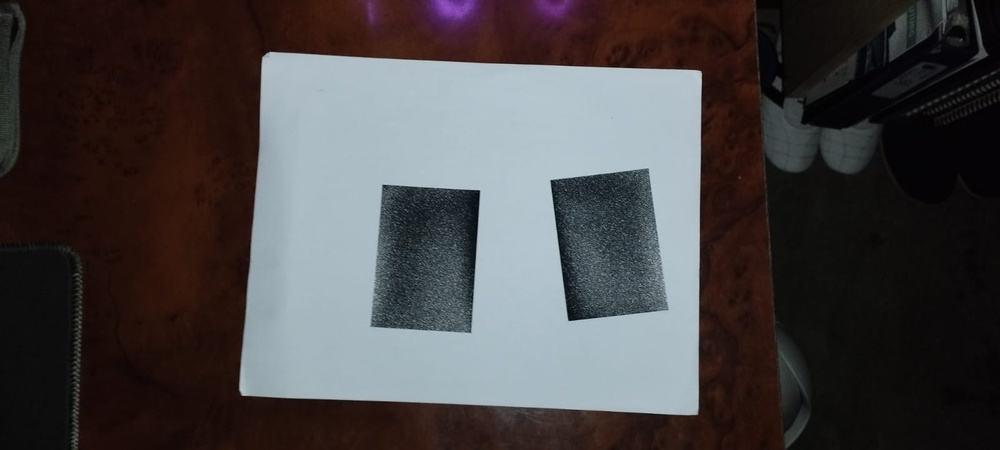
#> input picture 1.jpg, 1000 x 450 px, shrunk from 1600 x 720 before the run
$ python -i utils.py   (imports and definitions only)
#> lines starting #> are read from the running program, lines starting #| are printed output that depends on the picture; after the words box and inside, x2 and y2 are one past the last pixel; in counts of white or black regions, pixels touching at a corner belong together
#> further down, picture is the input picture: shape (450, 1000, 3); mean B, G, R 69.6, 68.5, 71.6
import cv2
import numpy as np

def getContours(img,cannyThreshold=[100,100],showCanny=False, minArea = 1000, filter = 0, draw =False):
#> called with showCanny = False, minArea = 1000, filter = 0, draw = False
    imgGrayScale = cv2.cvtColor(img,cv2.COLOR_BGR2GRAY)
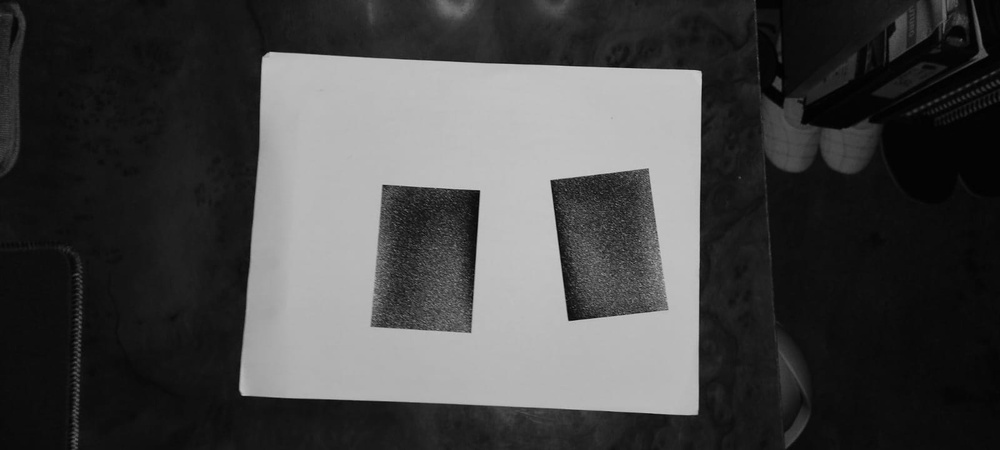
#> imgGrayScale: shape (450, 1000); min 0, max 209, mean 69.6
    imgBlurr = cv2.GaussianBlur(imgGrayScale,(5,5),1)
    imgCanny = cv2.Canny(imgBlurr,cannyThreshold[0],cannyThreshold[1])
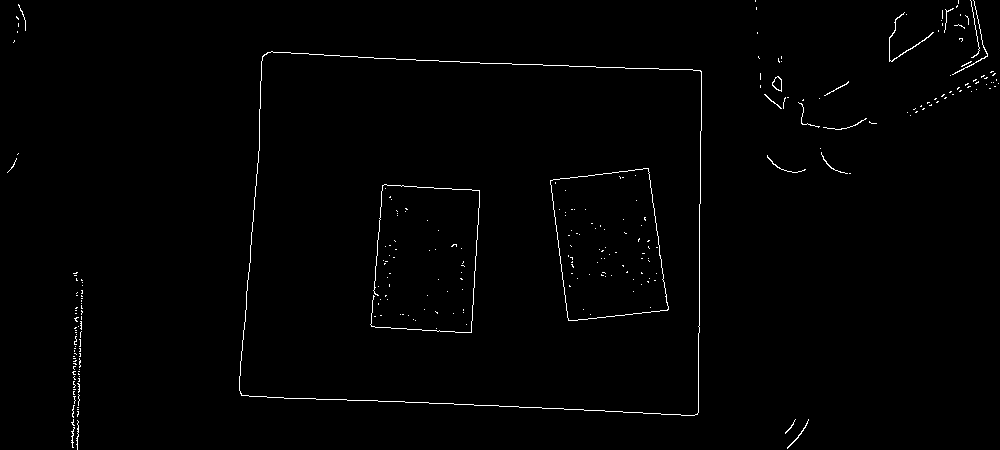
#> imgCanny: shape (450, 1000); 0.93% white in thin lines or dots
    kernel =np.ones((5,5))
    imgDialation =cv2.dilate(imgCanny,kernel,iterations=3)
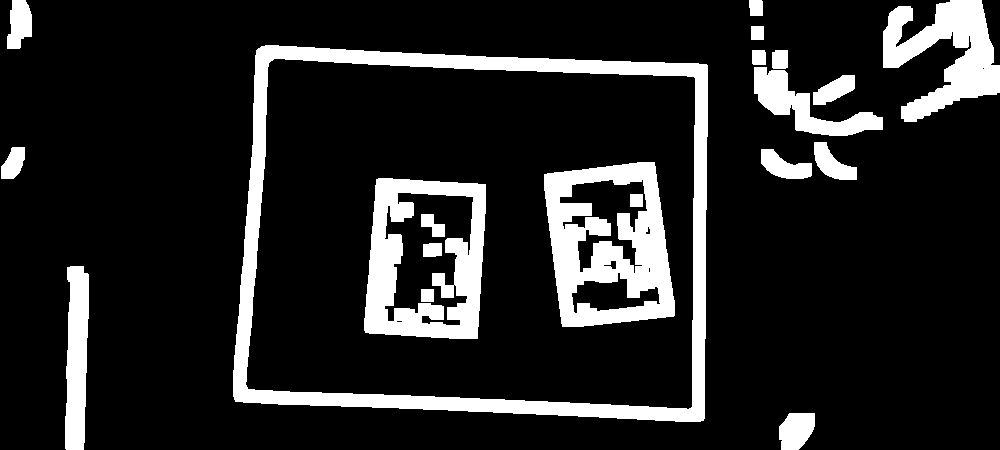
#> imgDialation: shape (450, 1000); 14.6% white; 20 white regions, largest, box (x1, y1, x2, y2) and area: (233, 45, 708, 422) 21404, (544, 162, 675, 327) 12598, (364, 178, 486, 339) 10647
    imgThreshold= cv2.erode(imgDialation,kernel,iterations=2)
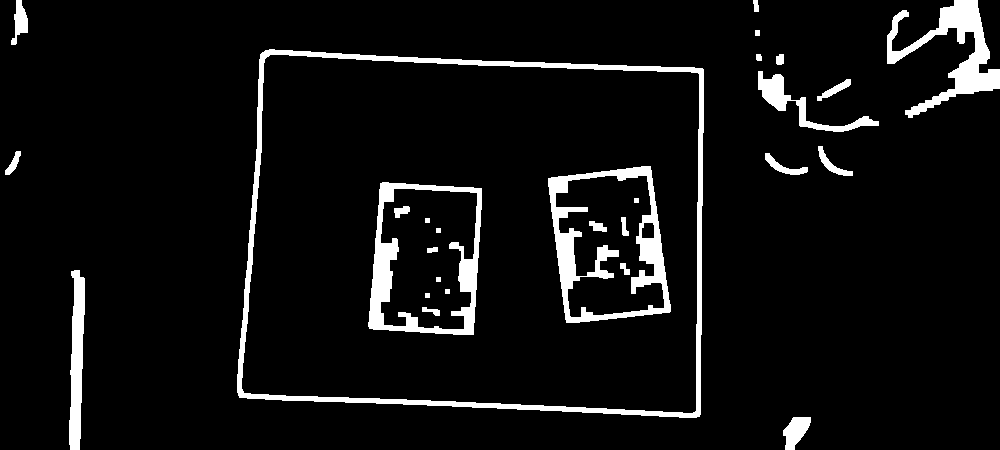
#> imgThreshold: shape (450, 1000); 6.4% white; 28 white regions
    if showCanny:
        cv2.imshow('canny',imgThreshold)

    contours,hiearchy = cv2.findContours(imgThreshold,cv2.RETR_EXTERNAL,cv2.CHAIN_APPROX_SIMPLE)
#> contours = 14 contours; largest, box (x1, y1, x2, y2) and area: (237, 49, 704, 418) 157132, (887, 0, 1000, 118) 3784, (69, 270, 85, 450) 1830, (758, 71, 879, 132) 1309, (783, 417, 811, 450) 533; hiearchy = 14 rows, first 6: [1, -1, -1, -1], [2, 0, -1, -1], [3, 1, -1, -1], [4, 2, -1, -1], [5, 3, -1, -1], [6, 4, -1, -1]
    finalContours = []

    for i in contours:
        area = cv2.contourArea(i)
        if area > minArea:
            perimiter =cv2.arcLength(i,True)
            approx = cv2.approxPolyDP(i,0.02*perimiter,True)
            boundingBox = cv2.boundingRect(approx)

            if filter > 0:
                if len(approx) == filter:
                    finalContours.append([len(approx),area,approx,boundingBox,i])
            else:
                finalContours.append([len(approx),area,approx,boundingBox,i])
#> this loop made 14 passes
#> (area, perimiter, approx, boundingBox) on passes 2, 10: (1830, 385.5, [[74, 270], [69, 444], [79, 449], [84, 278]], (69, 270, 16, 180)), (157131.5, 1624.1, [[260, 54], [239, 397], [699, 416], [702, 68]], (239, 54, 464, 363))
#> (area, perimiter, boundingBox) on passes 7, 12: (1309, 379.7, (758, 71, 121, 56)), (3783.5, 764.4, (887, 0, 113, 118))
#> after the loop, finalContours = 4 items

    finalContours = sorted(finalContours,key=lambda x:x[1], reverse=True)
    if draw:
        for con in finalContours:
            cv2.drawContours(img,con[4],-1,(0,0,255),3)

    return img, finalContours

def reorder (myPoints):
    print(myPoints.shape)
    myNewPoints=np.zeros_like(myPoints)
    myPoints=myPoints.reshape((4,2))
    add= myPoints.sum(1)
    myNewPoints[0] = myPoints[np.argmin(add)]
    myNewPoints[3] = myPoints[np.argmax(add)]
    diff = np.diff(myPoints, axis = 1)
    myNewPoints[1] =myPoints[np.argmin(diff)]
    myNewPoints[2] =myPoints[np.argmax(diff)]
    return myNewPoints

def warpImage (img,points,width,heigth,pad = 20):
    #print(points)
    points = reorder(points)
    point1 =np.float32(points)
    point2 = np.float32([[0,0],[width,0],[0,heigth],[width,heigth]])
    matrix =cv2.getPerspectiveTransform(point1,point2)
    imageWrapped = cv2.warpPerspective(img,matrix,[width,heigth])

    imageWrapped = imageWrapped[pad:imageWrapped.shape[0]-pad, pad:imageWrapped.shape[1]-pad]

    return imageWrapped

def findDis (point1, point2):
    return ((point2[0]-point1[0])**2 + (point2[1]-point1[1])**2)**0.5

>>> import cv2
>>> picture = cv2.imread('1.jpg')
>>> result = getContours(picture)

$ run again, on 2.jpg
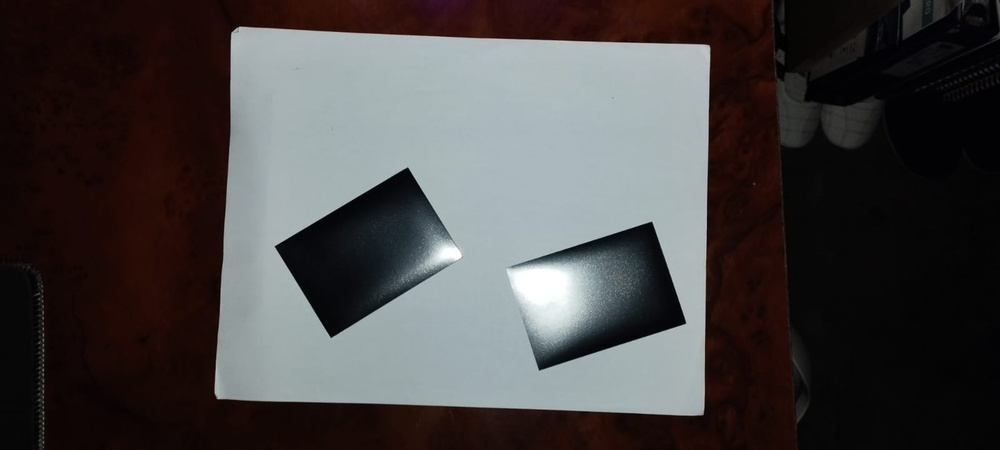
#> input picture 2.jpg, 1000 x 450 px, shrunk from 1600 x 720 before the run
#> picture is the input picture: shape (450, 1000, 3); mean B, G, R 68.4, 68.3, 70.9
#> in getContours, `imgCanny = cv2.Canny(imgBlurr,cannyThreshold[0],cannyThreshold[1])`:
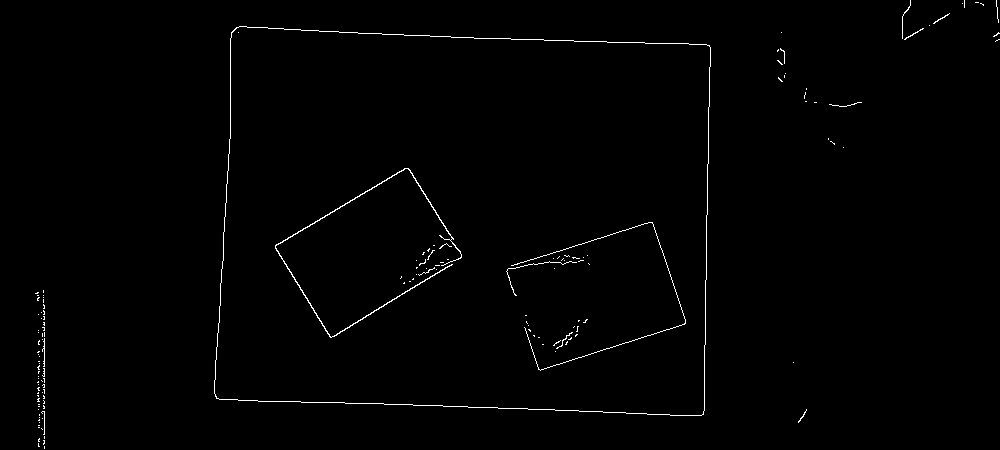
#> imgCanny: shape (450, 1000); 0.84% white in thin lines or dots
#> imgDialation: shape (450, 1000); 11.7% white; 11 white regions, largest, box (x1, y1, x2, y2) and area: (208, 20, 717, 422) 22962, (500, 216, 692, 377) 10387, (269, 162, 468, 344) 10298
#> in getContours, `imgThreshold= cv2.erode(imgDialation,kernel,iterations=2)`:
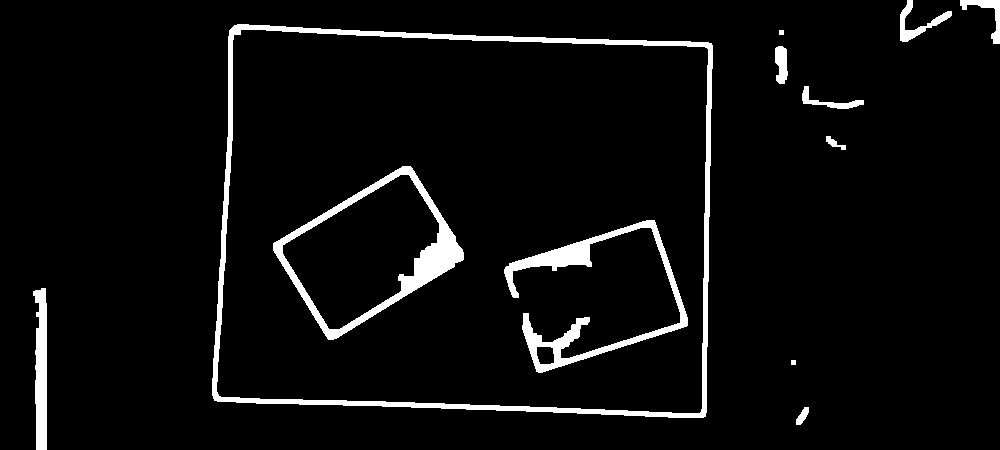
#> imgThreshold: shape (450, 1000); 5% white; 12 white regions
#> contours = 10 contours, 2 with area under 20; largest, box (x1, y1, x2, y2) and area: (212, 24, 713, 418) 182308, (33, 288, 47, 450) 1577, (900, 0, 952, 42) 514, (960, 0, 1000, 44) 406, (775, 46, 788, 84) 339, (802, 86, 864, 109) 318, (796, 407, 809, 425) 107, (826, 136, 846, 150) 84; hiearchy = [[1, -1, -1, -1], [2, 0, -1, -1], [3, 1, -1, -1], [4, 2, -1, -1], [5, 3, -1, -1], [6, 4, -1, -1], [7, 5, -1, -1], [8, 6, -1, -1], [9, 7, -1, -1], [-1, 8, -1, -1]]
#> the loop in getContours, `for i in contours:` made 10 passes
#> (area, perimiter, approx, boundingBox) on passes 3, 8: (1577, 357.8, [[45, 288], [33, 291], [36, 449], [46, 449]], (33, 288, 14, 162)), (182308, 1745, [[229, 30], [214, 400], [705, 416], [711, 43]], (214, 30, 498, 387))
#> after the loop in getContours, `for i in contours:`: finalContours = 2 items
